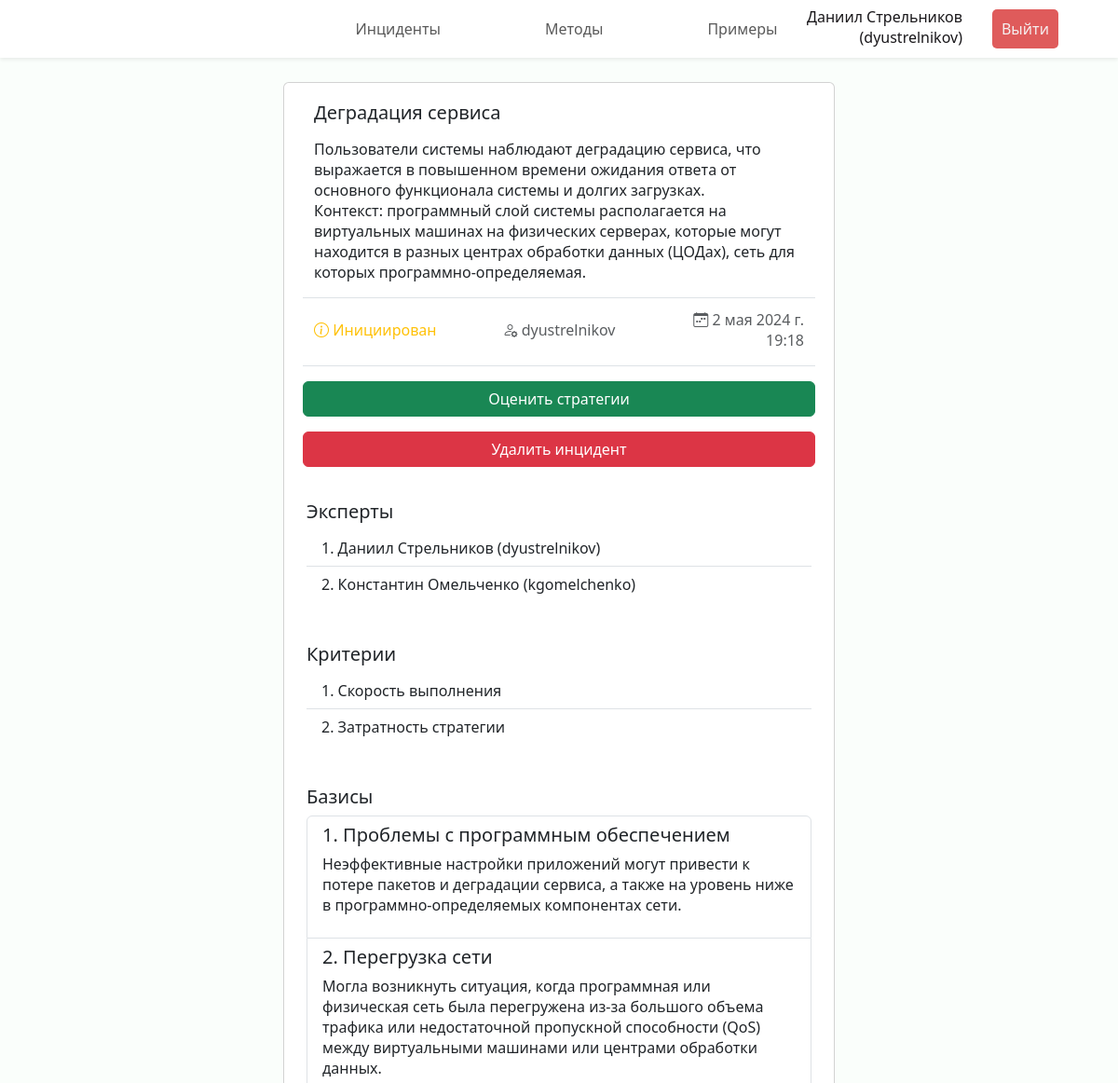
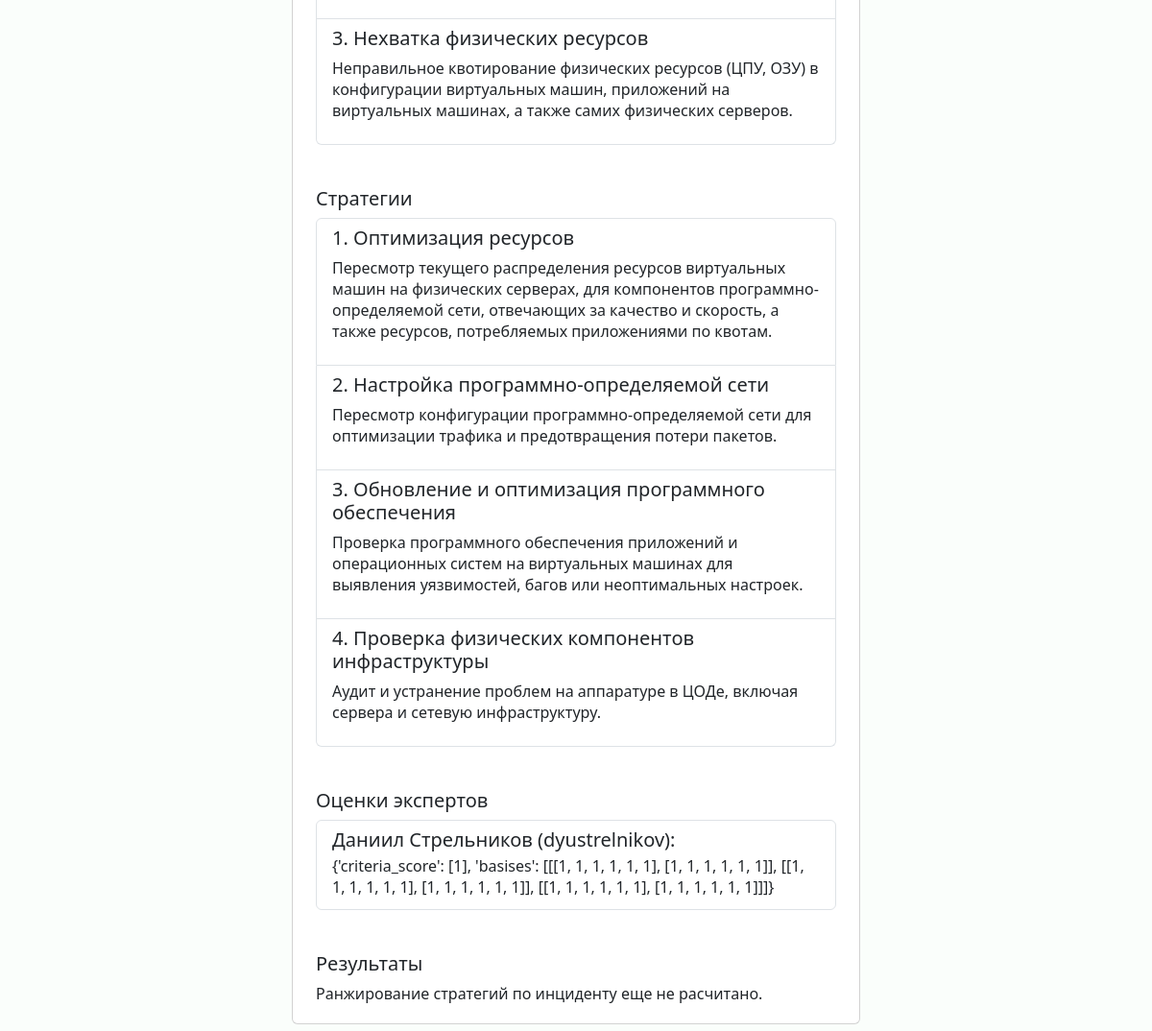
Screenshot of /incident/3 (signed in) with the database file from the repository (2 pictures, top to bottom).
### incidents/models.py (models this page shows, shortened)
class Incident(models.Model):
    name = models.CharField("Название", max_length=100)
    description = models.TextField("Описание")
    created_at = models.DateTimeField("Создан")
    results = models.JSONField("Результаты", null=True, blank=True)
    creator = models.ForeignKey(Expert, verbose_name="Инициатор", on_delete=models.CASCADE,
                                related_name="authored_incidents")
    status = models.ForeignKey(Status, verbose_name="Статус", on_delete=models.CASCADE)
    criteries = models.ManyToManyField(Criteria, through="IncidentCriteria")
    experts = models.ManyToManyField(Expert, through="IncidentExpert")
    class Meta:
        verbose_name = "Инцидент"
        verbose_name_plural = "Инциденты"

class Status(models.Model):
    name = models.CharField("Наименование", max_length=100)
    def __str__(self) -> str:
        return self.name
    class Meta:
        verbose_name = "Статус"
        verbose_name_plural = "Статусы"

class Expert(models.Model):
    user = models.OneToOneField(User, verbose_name="Пользователь", on_delete=models.CASCADE)
    def __str__(self) -> str:
        return self.user.get_full_name() + f" ({self.user.get_username()})"
    class Meta:
        verbose_name = "Эксперт"
        verbose_name_plural = "Эксперты"

class IncidentExpert(models.Model):
    incident = models.ForeignKey(Incident, verbose_name="Инцидент", on_delete=models.CASCADE)
    expert = models.ForeignKey(Expert, verbose_name="Эксперт", on_delete=models.CASCADE)
    number = models.PositiveSmallIntegerField("Номер")
    scores = models.JSONField("Оценки", null=True, blank=True)
    class Meta:
        verbose_name = "Эксперт по инциденту"
        verbose_name_plural = "Эксперты по инциденту"
        unique_together = ('incident', 'expert',)

class IncidentCriteria(models.Model):
    incident = models.ForeignKey(Incident, verbose_name="Инцидент", on_delete=models.CASCADE)
    criteria = models.ForeignKey(Criteria, verbose_name="Критерий", on_delete=models.CASCADE)
    number = models.PositiveSmallIntegerField("Номер")
    class Meta:
        verbose_name = "Критерий ранжирования инцидента"
        verbose_name_plural = "Критерии ранжирования инцидента"
        unique_together = ('incident', 'criteria',)

class Criteria(models.Model):
    description = models.CharField("Описание", max_length=200)
    def __str__(self) -> str:
        return self.description
    class Meta:
        verbose_name = "Критерий ранжирования"
        verbose_name_plural = "Критерии ранжирования"

class Basis(models.Model):
    incident = models.ForeignKey(Incident, verbose_name="Инцидент", on_delete=models.CASCADE)
    name = models.CharField("Название", max_length=100)
    description = models.TextField("Описание")
    number = models.PositiveSmallIntegerField("Номер")
    class Meta:
        verbose_name = "Базис инцидента"
        verbose_name_plural = "Базисы инцидента"
        unique_together = ('incident', 'name',)

class Strategy(models.Model):
    incident = models.ForeignKey(Incident, verbose_name="Инцидент", on_delete=models.CASCADE)
    name = models.CharField("Название", max_length=100)
    description = models.TextField("Описание")
    number = models.PositiveSmallIntegerField("Номер")
    class Meta:
        verbose_name = "Стратегия устранения инцидента"
        verbose_name_plural = "Стратегии устранения инцидента"
        unique_together = ('incident', 'name',)

### incidents/views.py (the view)
# urls.py: path("incident/<int:incident_id>", views.incident, name="incident"),
@login_required(login_url='login')
def incident(request, incident_id):
    if request.method == 'GET':
        try:
            incident = Incident.objects.get(id=incident_id)
        except Incident.DoesNotExist:
            raise Http404("Инцидент не существует")
        try:
            expert = Expert.objects.get(user=request.user)
        except Expert.DoesNotExist:
            raise Http404("Эксперт не существует")
        experts_with_scores = IncidentExpert.objects.filter(incident=incident,
                                                            scores__isnull=False)
        incident_expert = IncidentExpert.objects.get(incident=incident,
                                                      expert=expert)
        results = prepare_results(incident)
        return render(request, "incidents/incident.html", {
            'incident': incident,
            'incident_expert': incident_expert,
            'experts_with_scores': experts_with_scores,
            'results': results})

### incidents/utils/prepare_data.py (called while the page is built, shortened)
def prepare_results(incident):
    if incident.results == None :
        return {}

### incidents/templates/incidents/incident.html (shortened to what this page needs)
{% extends 'incidents/base.html' %}
{% load static %}
{% block header %}
<header class="header fixed-top shadow-sm d-flex">
    <nav class="navbar navbar-expand-lg w-100">
        <div class="collapse navbar-collapse justify-content-center" id="navbarNav">
        <ul class="navbar-nav py-1">
            <li class="nav-item px-5"><a class="nav-link" href="{% url 'incidents' %}">Инциденты</a></li>
            <li class="nav-item px-5"><a class="nav-link" href="{% url 'methods' %}">Методы</a></li>
            <li class="nav-item px-5"><a class="nav-link" href="{% url 'examples' %}">Примеры</a></li>
        </ul>
        </div>
        <ul class="navbar-nav position-fixed end-0 me-5 align-items-center">
            <li class="nav-item px-3 text-end mb-1">
                <div class="fullname">{{ request.user.get_full_name }}</div>
                <div class="username">({{ request.user.get_username }})</div>
            </li>
            <li class="nav-item px-3">
                <form action="{% url 'logout' %}" method="POST">
                    <button class="logout-btn" type="submit">Выйти</button>
                </form>
            </li>
          </ul>
    </nav>
</header>
{% endblock %}
{% block content %}
<div class="cards d-flex p-2 flex-column align-items-center">
    <div class="col-lg-6 col-xxl-5 card mb-3">
        <div class="card-body mx-3 my-1">
          <h5 class="card-title">{{ incident.name }}</h5>
          <p class="card-text">{{ incident.description|linebreaks }}</p>
          <div class="row justify-content-between align-items-center py-3 border-top border-bottom">
            <p class="col card-subtitle text-warning"><i class="bi bi-info-circle"></i> {{ incident.status }}</p>
            <p class="col card-subtitle text-center text-muted"><i class="bi bi-person-gear"></i> {{ incident.creator.user.get_username }}</p>
            <p class="col card-subtitle text-muted text-end"><i class="bi bi-calendar-week"></i> {{ incident.created_at }}</p>
          </div>
          {% if incident_expert %}
          <div class="row justify-content-between align-items-center pt-3">
            <a href="{% url 'incident_assess' incident.id %}" class="col btn btn-success">Оценить стратегии</a>
          </div>
          {% endif %}
          {% if request.user == incident.creator.user %}
          <form class="row justify-content-between align-items-center pt-3" action="{% url 'incident_delete' incident.id %}" method="POST">
            <button class="col btn btn-danger" type="submit">Удалить инцидент</button>
          </form>
          {% endif %}
        </div>
        <div class="card-body mx-2 mb-1">
            <h5 class="card-title">Эксперты</h5>
            <ul class="list-group list-group-flush">
                {% for expert in incident.incidentexpert_set.all %}
                <li class="list-group-item">{{ forloop.counter }}. {{ expert.expert }}</li>
                {% endfor %}
            </ul>
        </div>
        <div class="card-body m-2 mb-1">
            <h5 class="card-title">Критерии</h5>
            <ul class="list-group list-group-flush">
                {% for criteria in incident.incidentcriteria_set.all %}
                <li class="list-group-item">{{ forloop.counter }}. {{ criteria.criteria }}</li>
                {% endfor %}
            </ul>
        </div>
        <div class="card-body m-2 mb-1">
            <h5 class="card-title">Базисы</h5>
            <div class="list-group">
                {% for basis in incident.basis_set.all %}
                <a class="list-group-item flex-column align-items-start">
                  <div class="d-flex w-100 justify-content-between">
                    <h5 class="mb-1">{{ forloop.counter }}. {{ basis.name }}</h5>
                  </div>
                  <p class="mb-1">{{ basis.description|linebreaks }}</p>
                </a>
                {% endfor %}
            </div>
        </div>
        <div class="card-body m-2 mb-1">
            <h5 class="card-title">Стратегии</h5>
            <div class="list-group">
                {% for strategy in incident.strategy_set.all %}
                <a class="list-group-item flex-column align-items-start">
                  <div class="d-flex w-100 justify-content-between">
                    <h5 class="mb-1">{{ forloop.counter }}. {{ strategy.name }}</h5>
                  </div>
                  <p class="mb-1">{{ strategy.description|linebreaks }}</p>
                </a>
                {% endfor %}
            </div>
        </div>
        <div class="card-body m-2 mb-1">
          <h5 class="card-title">Оценки экспертов</h5>
          {% if not experts_with_scores %}
          <p class="card-text">Ни один эксперт не предоставил своих оценок по инциденту.</p>
          {% else %}
          <div class="list-group">
            {% for expert in experts_with_scores %}
            <a class="list-group-item flex-column align-items-start">
              <div class="d-flex w-100 justify-content-between">
                <h5 class="mb-1">{{ expert.expert.user.get_full_name }} ({{ expert.expert.user.get_username }}):</h5>
              </div>
              <p class="mb-1">{{ expert.scores }}</p>
            </a>
            {% endfor %}
          </div>
          {% endif %}
        </div>
        <div class="card-body m-2 mb-1">
          <h5 class="card-title">Результаты</h5>
          {% if not incident.results %}
          <p class="card-text">Ранжирование стратегий по инциденту еще не расчитано.</p>
          {% endif %}
        </div>
      </div>
</div>
{% endblock %}

### incidents/static/incidents/css/style.css (style rules this page uses)
:root { --font-family: "Segoe UI", Roboto, "Helvetica Neue", Arial, sans-serif; }
* { box-sizing: border-box; padding: 0; margin: 0; }
body { margin: 5rem 0 0 0; font-family: var(--font-family); font-weight: 400; line-height: normal; background-color: rgb(250, 254, 251); color: #19171a; overflow: overlay; width: 100%; }
.header { background: rgb(255, 255, 255); }
.logout-btn { padding: 10px; background-color: #df5b5b; color: #f5efef; text-decoration: none; border-radius: 5px; border-width: 0; }

### rows the page displays
Incident: name "Деградация сервиса", description "Пользователи системы наблюдают деградацию сервиса, что выражается в повышенном времени ожидания ответа от основного функционала системы и долгих загрузках. Контекст: программный слой системы располагается на виртуальных машинах на физических серверах, которые могут находится в разных центрах обработки данных (ЦОДах), сеть для которых программно-определяемая.", status "Инициирован", creator.user.get_username "dyustrelnikov", created_at "2 мая 2024 г. 19:18"
IncidentExpert: expert "Даниил Стрельников (dyustrelnikov)", expert.user.get_full_name "Даниил Стрельников", expert.user.get_username "dyustrelnikov", scores "{'criteria_score': [1], 'basises': [[[1, 1, 1, 1, 1, 1], [1, 1, 1, 1, 1, 1]], [[1, 1, 1, 1, 1, 1], [1, 1, 1, 1, 1, 1]], [[1, 1, 1, 1, 1, 1], [1, 1, 1, 1, 1, 1]]]}"
IncidentExpert: expert "Константин Омельченко (kgomelchenko)"
IncidentCriteria: criteria "Скорость выполнения"
IncidentCriteria: criteria "Затратность стратегии"
Basis: name "Проблемы с программным обеспечением", description "Неэффективные настройки приложений могут привести к потере пакетов и деградации сервиса, а также на уровень ниже в программно-определяемых компонентах сети."
Basis: name "Перегрузка сети", description "Могла возникнуть ситуация, когда программная или физическая сеть была перегружена из-за большого объема трафика или недостаточной пропускной способности (QoS) между виртуальными машинами или центрами обработки данных."
Basis: name "Нехватка физических ресурсов", description "Неправильное квотирование физических ресурсов (ЦПУ, ОЗУ) в конфигурации виртуальных машин, приложений на виртуальных машинах, а также самих физических серверов."
Strategy: name "Оптимизация ресурсов", description "Пересмотр текущего распределения ресурсов виртуальных машин на физических серверах, для компонентов программно-определяемой сети, отвечающих за качество и скорость, а также ресурсов, потребляемых приложениями по квотам."
Strategy: name "Настройка программно-определяемой сети", description "Пересмотр конфигурации программно-определяемой сети для оптимизации трафика и предотвращения потери пакетов."
Strategy: name "Обновление и оптимизация программного обеспечения", description "Проверка программного обеспечения приложений и операционных систем на виртуальных машинах для выявления уязвимостей, багов или неоптимальных настроек."
Strategy: name "Проверка физических компонентов инфраструктуры", description "Аудит и устранение проблем на аппаратуре в ЦОДе, включая сервера и сетевую инфраструктуру."

### other values shown
{{ request.user.get_full_name }} "Даниил Стрельников"
{{ request.user.get_username }} "dyustrelnikov"
